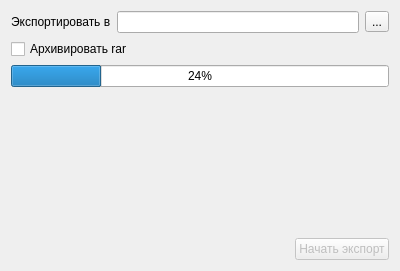
<?xml version="1.0" encoding="UTF-8"?>
<ui version="4.0">
 <class>ExportRbPage2</class>
 <widget class="QDialog" name="ExportRbPage2">
  <property name="geometry">
   <rect>
    <x>0</x>
    <y>0</y>
    <width>400</width>
    <height>271</height>
   </rect>
  </property>
  <layout class="QGridLayout">
   <item row="0" column="0">
    <layout class="QHBoxLayout">
     <property name="spacing">
      <number>6</number>
     </property>
     <property name="margin">
      <number>0</number>
     </property>
     <item>
      <widget class="QLabel" name="label">
       <property name="text">
        <string>Экспортировать в</string>
       </property>
      </widget>
     </item>
     <item>
      <widget class="QLineEdit" name="edtFileName"/>
     </item>
     <item>
      <widget class="QToolButton" name="btnSelectFile">
       <property name="text">
        <string>...</string>
       </property>
      </widget>
     </item>
    </layout>
   </item>
   <item row="2" column="0">
    <layout class="QHBoxLayout">
     <property name="spacing">
      <number>6</number>
     </property>
     <property name="margin">
      <number>0</number>
     </property>
    </layout>
   </item>
   <item row="4" column="0">
    <widget class="CProgressBar" name="progressBar">
     <property name="value">
      <number>24</number>
     </property>
     <property name="orientation">
      <enum>Qt::Horizontal</enum>
     </property>
    </widget>
   </item>
   <item row="5" column="0">
    <widget class="QLabel" name="stat">
     <property name="text">
      <string/>
     </property>
    </widget>
   </item>
   <item row="6" column="0">
    <spacer>
     <property name="orientation">
      <enum>Qt::Vertical</enum>
     </property>
     <property name="sizeHint" stdset="0">
      <size>
       <width>20</width>
       <height>40</height>
      </size>
     </property>
    </spacer>
   </item>
   <item row="7" column="0">
    <layout class="QHBoxLayout">
     <property name="spacing">
      <number>6</number>
     </property>
     <property name="margin">
      <number>0</number>
     </property>
     <item>
      <spacer>
       <property name="orientation">
        <enum>Qt::Horizontal</enum>
       </property>
       <property name="sizeHint" stdset="0">
        <size>
         <width>40</width>
         <height>20</height>
        </size>
       </property>
      </spacer>
     </item>
     <item>
      <widget class="QPushButton" name="btnExport">
       <property name="enabled">
        <bool>false</bool>
       </property>
       <property name="text">
        <string>Начать экспорт</string>
       </property>
      </widget>
     </item>
    </layout>
   </item>
   <item row="1" column="0">
    <widget class="QCheckBox" name="chkRAR">
     <property name="text">
      <string>Архивировать rar</string>
     </property>
     <property name="checkable">
      <bool>true</bool>
     </property>
    </widget>
   </item>
  </layout>
 </widget>
 <customwidgets>
  <customwidget>
   <class>CProgressBar</class>
   <extends>QProgressBar</extends>
   <header>library/ProgressBar.h</header>
  </customwidget>
 </customwidgets>
 <resources/>
 <connections/>
</ui>
